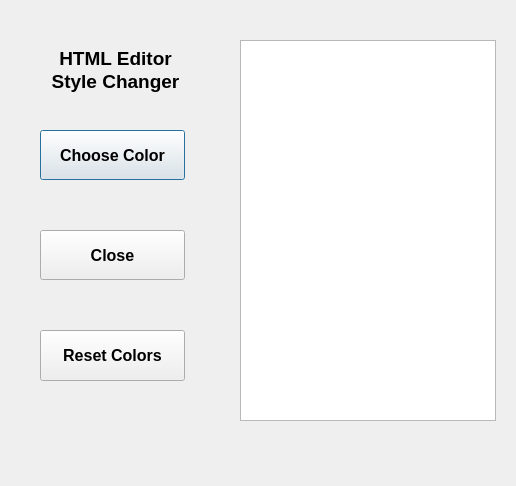
<?xml version="1.0" encoding="UTF-8"?>
<ui version="4.0">
 <class>StyleColors</class>
 <widget class="QDialog" name="StyleColors">
  <property name="geometry">
   <rect>
    <x>0</x>
    <y>0</y>
    <width>516</width>
    <height>486</height>
   </rect>
  </property>
  <property name="windowTitle">
   <string>HTML Editor -- Style Changer</string>
  </property>
  <property name="windowIcon">
   <iconset>
    <normaloff>../../transtext/resources/Icon.png</normaloff>../../transtext/resources/Icon.png</iconset>
  </property>
  <widget class="QListWidget" name="styleList">
   <property name="geometry">
    <rect>
     <x>240</x>
     <y>40</y>
     <width>256</width>
     <height>381</height>
    </rect>
   </property>
   <property name="font">
    <font>
     <pointsize>14</pointsize>
     <weight>75</weight>
     <bold>true</bold>
    </font>
   </property>
  </widget>
  <widget class="QLabel" name="label">
   <property name="geometry">
    <rect>
     <x>0</x>
     <y>40</y>
     <width>231</width>
     <height>61</height>
    </rect>
   </property>
   <property name="font">
    <font>
     <pointsize>20</pointsize>
     <weight>75</weight>
     <bold>true</bold>
    </font>
   </property>
   <property name="text">
    <string>&lt;!DOCTYPE HTML PUBLIC &quot;-//W3C//DTD HTML 4.0//EN&quot; &quot;http://www.w3.org/TR/REC-html40/strict.dtd&quot;&gt;
&lt;html&gt;&lt;head&gt;&lt;meta name=&quot;qrichtext&quot; content=&quot;1&quot; /&gt;&lt;style type=&quot;text/css&quot;&gt;
p, li { white-space: pre-wrap; }
&lt;/style&gt;&lt;/head&gt;&lt;body style=&quot; font-family:'Sans Serif'; font-size:14pt; font-weight:400; font-style:normal;&quot;&gt;
&lt;p align=&quot;center&quot; style=&quot; margin-top:0px; margin-bottom:0px; margin-left:0px; margin-right:0px; -qt-block-indent:0; text-indent:0px;&quot;&gt;&lt;span style=&quot; font-family:'DejaVu Sans'; font-weight:600;&quot;&gt;HTML Editor&lt;/span&gt;&lt;/p&gt;
&lt;p align=&quot;center&quot; style=&quot; margin-top:0px; margin-bottom:0px; margin-left:0px; margin-right:0px; -qt-block-indent:0; text-indent:0px;&quot;&gt;&lt;span style=&quot; font-family:'DejaVu Sans'; font-weight:600;&quot;&gt;Style Changer&lt;/span&gt;&lt;/p&gt;&lt;/body&gt;&lt;/html&gt;</string>
   </property>
  </widget>
  <widget class="QPushButton" name="colorBttn">
   <property name="geometry">
    <rect>
     <x>40</x>
     <y>130</y>
     <width>145</width>
     <height>50</height>
    </rect>
   </property>
   <property name="font">
    <font>
     <pointsize>12</pointsize>
     <weight>75</weight>
     <bold>true</bold>
    </font>
   </property>
   <property name="text">
    <string>Choose Color</string>
   </property>
  </widget>
  <widget class="QPushButton" name="closeBttn">
   <property name="geometry">
    <rect>
     <x>40</x>
     <y>230</y>
     <width>145</width>
     <height>50</height>
    </rect>
   </property>
   <property name="font">
    <font>
     <pointsize>12</pointsize>
     <weight>75</weight>
     <bold>true</bold>
    </font>
   </property>
   <property name="text">
    <string>Close</string>
   </property>
  </widget>
  <widget class="QPushButton" name="resetBttn">
   <property name="geometry">
    <rect>
     <x>40</x>
     <y>330</y>
     <width>145</width>
     <height>51</height>
    </rect>
   </property>
   <property name="font">
    <font>
     <pointsize>12</pointsize>
     <weight>75</weight>
     <bold>true</bold>
    </font>
   </property>
   <property name="text">
    <string>Reset Colors</string>
   </property>
  </widget>
 </widget>
 <resources/>
 <connections/>
 <slots>
  <slot>chooseColor()</slot>
  <slot>saveColors()</slot>
  <slot>closeForm()</slot>
  <slot>setSpeechItem()</slot>
 </slots>
</ui>
